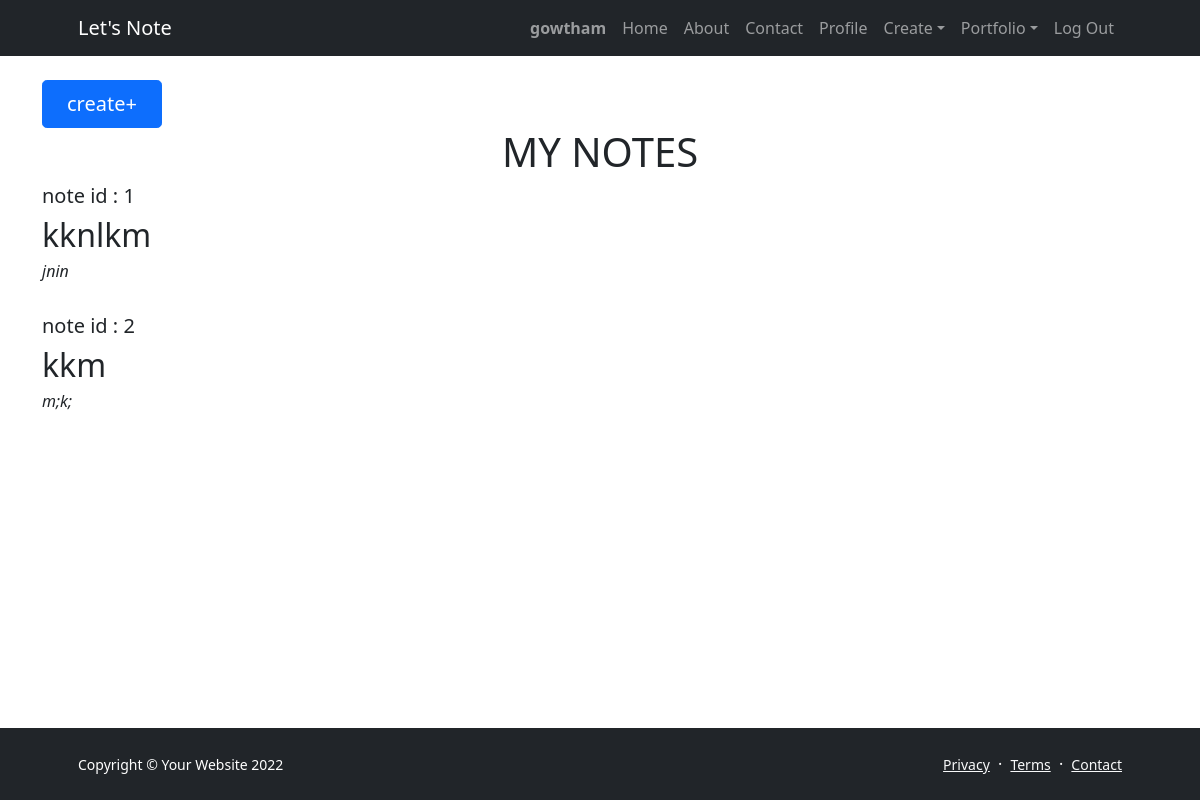
Before: /notes (signed in) with the older database file.
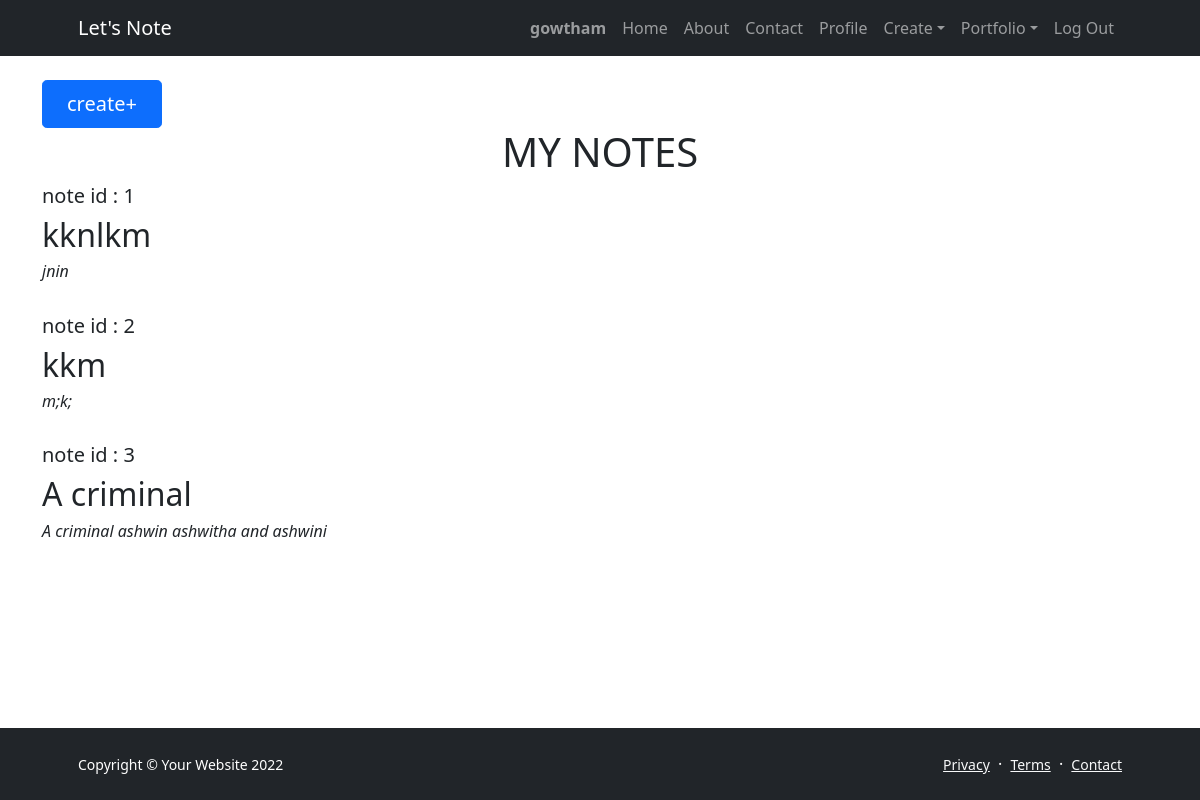
After: the same page with the newer database file.
### mynotes/models.py (models this page shows, shortened)
class User(AbstractUser):
    pass

class Notes(models.Model):
    content=models.TextField(max_length=10000)
    Title=models.CharField(max_length=64)
    owner= models.ForeignKey(User,on_delete=models.CASCADE,null=True)
    Wishlist= models.BooleanField(default = False)

### mynotes/views.py (the view)
# urls.py: path("notes",views.fnotes,name="notes"),
@login_required(login_url='/login')
def fnotes(request):
    current=request.user
    try:
        return render(request, "mynotes/notes.html",{
            "p":Notes.objects.filter(owner=current).all(),
            "wishlist": True,
        })
    except Notes.DoesNotExist:
        return HttpResponse("No saved files in your notes!!!")

### mynotes/templates/mynotes/notes.html (shortened to what this page needs)
{% extends "mynotes/layout.html" %}
{% load static %}
{% block body %}
            <a  class="btn btn-primary btn-lg px-4 me-sm-3"  href="{% url 'create' %}">create+</a>
            <h1 style="text-align:center;">MY NOTES</h1>
        {% for a in p %}
        <h5>note id : {{a.id}}</h5>
        <div >
           <h2> {{a.Title}}</h2>
           <h6><i>{{a.content}}</i></h6>
       </div>&nbsp;
       {% endfor %}
{% endblock %}

### mynotes/templates/mynotes/layout.html (shortened to what this page needs)
{% load static %}
<!DOCTYPE html>
<html lang="en">
    <head>
        <link href="https://cdn.jsdelivr.net/npm/bootstrap-icons@1.5.0/font/bootstrap-icons.css" rel="stylesheet" />
        <link href="{% static 'mynotes\assets\styles.css' %}" rel="stylesheet" />
    </head>
    <body class="d-flex flex-column h-100">
        <main class="flex-shrink-0">
            <nav class="navbar navbar-expand-lg navbar-dark bg-dark">
                <div class="container px-5">
                    <a class="navbar-brand" href="{% url 'homepage' %}">Let's Note</a>
                    <div class="collapse navbar-collapse" id="navbarSupportedContent">
                        <ul class="navbar-nav ms-auto mb-2 mb-lg-0">
                            {% if user.is_authenticated %}
                            <li class="nav-item"><a class="nav-link" href="{%url "homepage" %}"><strong>{{ user.username }}</strong></a></li>
                            <li class="nav-item"><a class="nav-link" href="{% url 'homepage' %}">Home</a></li>
                            {% endif %}
                            <li class="nav-item"><a class="nav-link" href="{% url 'about' %}">About</a></li>
                            <li class="nav-item"><a class="nav-link" href="{% url 'contact' %}">Contact</a></li>
                            {% if user.is_authenticated %}
                            <li class="nav-item"><a class="nav-link" href="{%url 'homepage' %}" >Profile</a></li>
                            {% endif%}
                            <li class="nav-item dropdown">
                                <a class="nav-link dropdown-toggle" id="navbarDropdownBlog" href="#" role="button" data-bs-toggle="dropdown" aria-expanded="false">Create</a>
                            </li>
                            <li class="nav-item dropdown">
                                <a class="nav-link dropdown-toggle" id="navbarDropdownPortfolio" href="#" role="button" data-bs-toggle="dropdown" aria-expanded="false">Portfolio</a>
                            </li>
                            {% if user.is_authenticated %}
                             <li><a class="nav-link scrollto" href="{% url 'logout' %}">Log Out</a></li>
                            {% endif %}
                        </ul>
                    </div>
                </div>
            </nav>
            <section class="inner-page pt-4">
                <div class="container">
                  {% block body%}
                  {% endblock %}
                </div>
              </section>
        </main>
        <footer class="bg-dark py-4 mt-auto">
            <div class="container px-5">
                <div class="row align-items-center justify-content-between flex-column flex-sm-row">
                    <div class="col-auto"><div class="small m-0 text-white">Copyright &copy; Your Website 2022</div></div>
                    <div class="col-auto">
                        <a class="link-light small" href="#!">Privacy</a>
                        <span class="text-white mx-1">&middot;</span>
                        <a class="link-light small" href="#!">Terms</a>
                        <span class="text-white mx-1">&middot;</span>
                        <a class="link-light small" href="#!">Contact</a>
                    </div>
                </div>
            </div>
        </footer>
    </body>
</html>

Changed rows visible on the page:
added Notes: id "3", Title "A criminal", content "A criminal ashwin ashwitha and ashwini"
